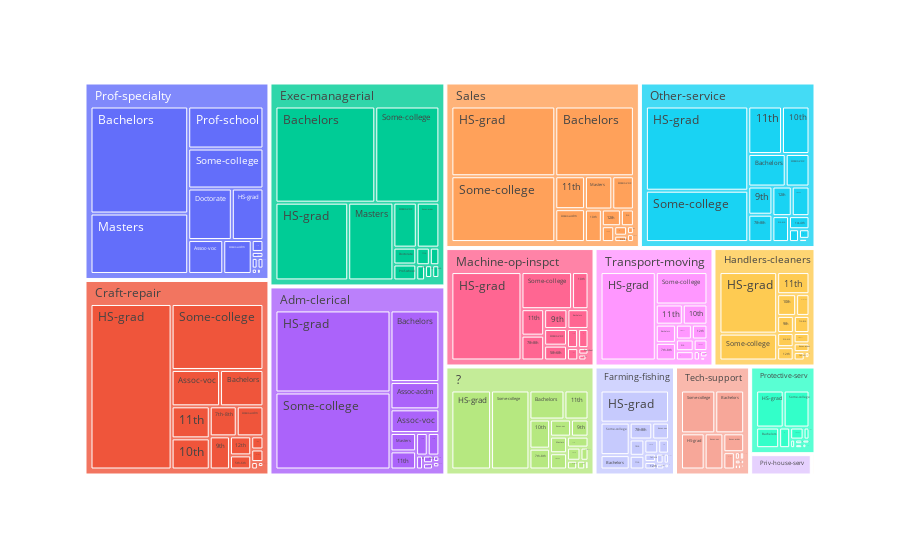

Here is the notebook cell this chart was saved with:
### Code cell
px.treemap(census_data, path = ['occupation','education'])

### Figure 1 — Plotly figure (JSON) as saved in the notebook; plotly's stock layout.template omitted (floating-point values rounded to 4 significant figures; data arrays with more than 128 entries replaced by an {"elided": "..."} marker saying what was removed)
{"data": [{"branchvalues": "total", "domain": {"x": [0, 1], "y": [0, 1]}, "hovertemplate": "labels=%{label}<br>count=%{value}<br>parent=%{parent}<br>id=%{id}<extra></extra>", "ids": {"elided": "232 str values"}, "labels": {"elided": "232 str values"}, "name": "", "parents": {"elided": "232 str values"}, "type": "treemap", "values": {"elided": "232 int values"}}], "layout": {"legend": {"tracegroupgap": 0}, "margin": {"t": 60}}}
